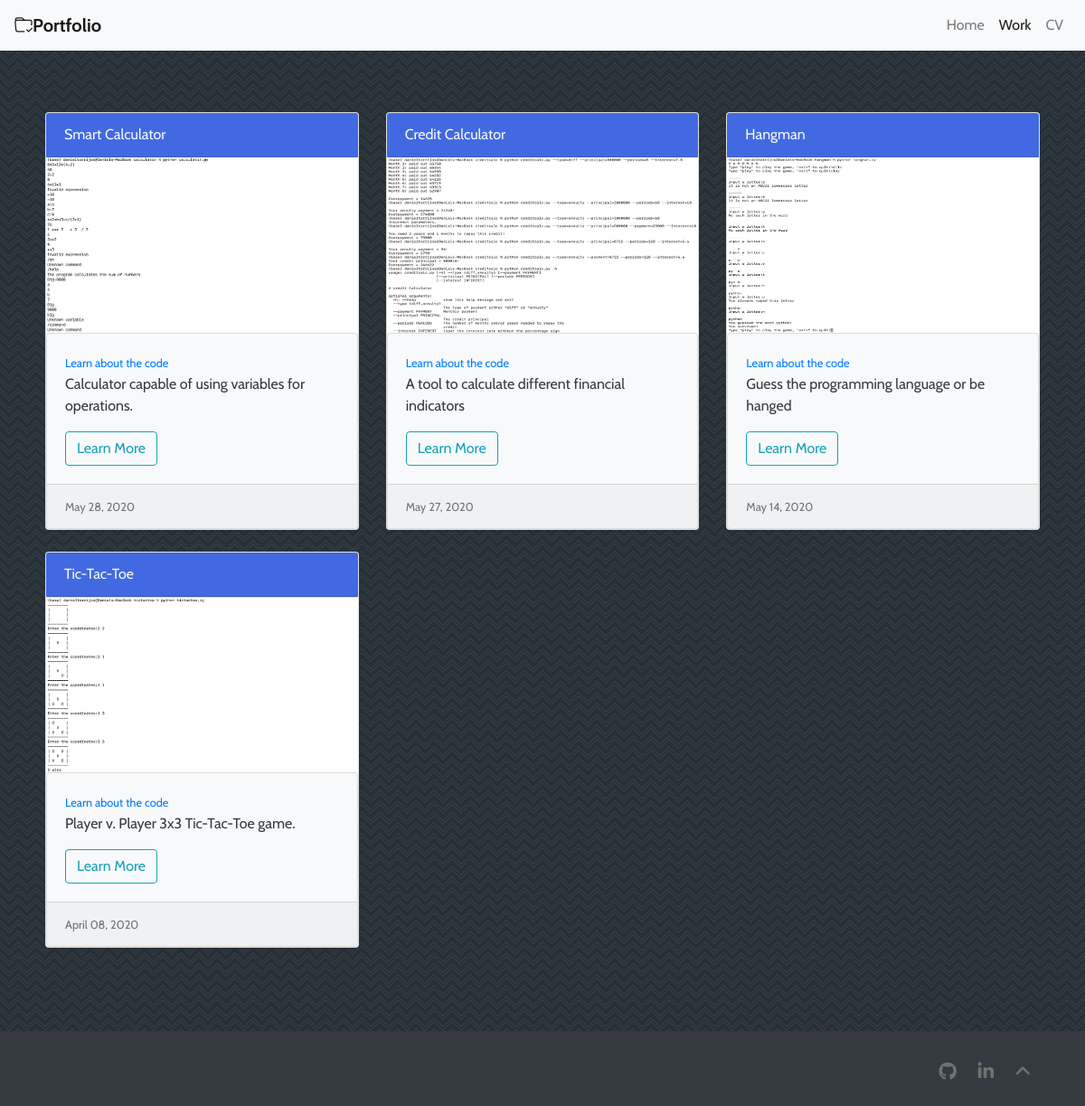
/portfolio/, run on an earlier commit of the app's database.
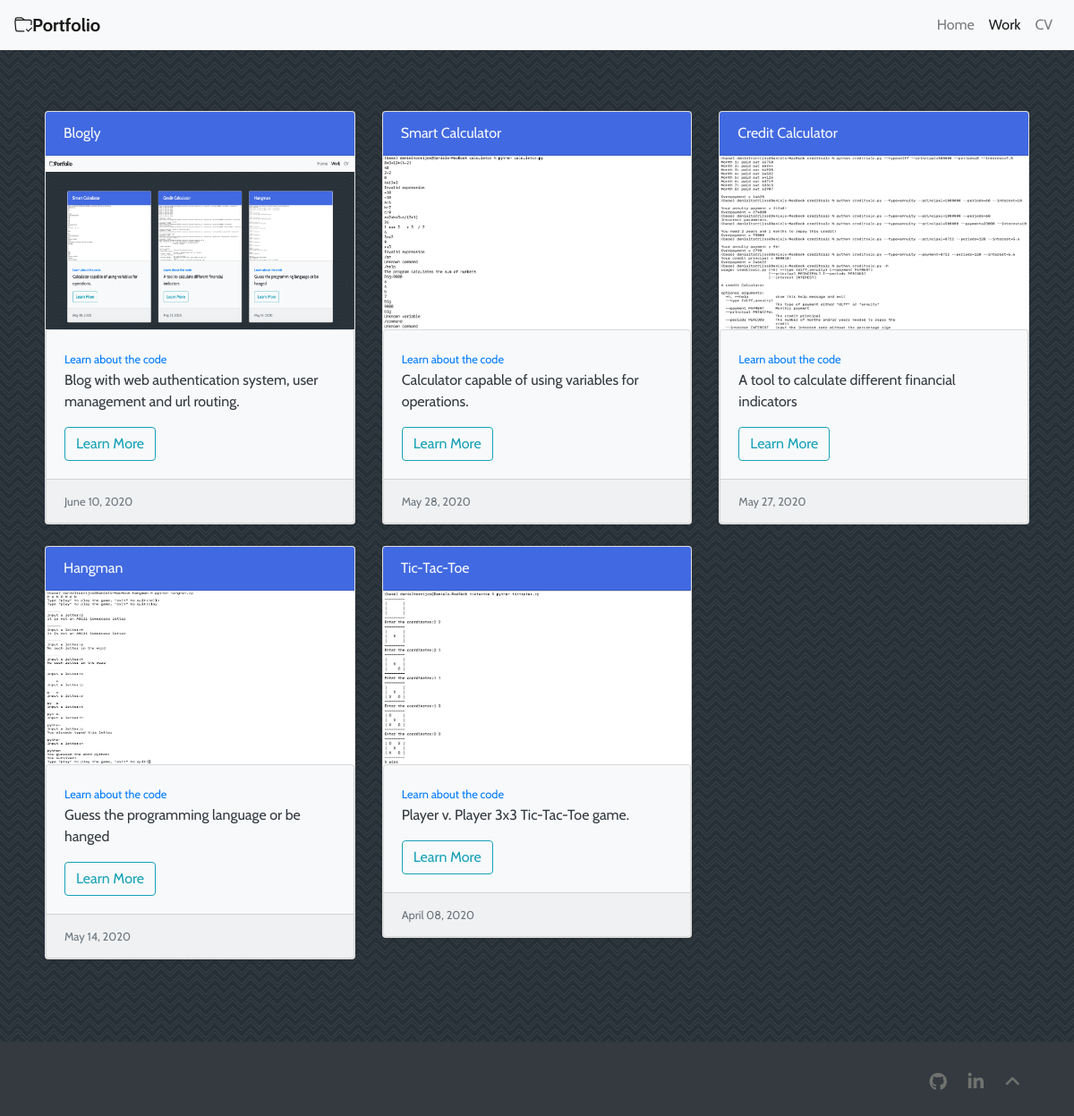
And on a later commit of the database.
### portafolio/models.py (models this page shows, shortened)
class Project(models.Model):
    title = models.CharField(max_length=100)
    summary = models.CharField(
        max_length=200, default="This project was very interesting but challenging"
    )
    description = models.TextField()
    link = models.URLField(max_length=128, default="http://github.io")
    date_posted = models.DateTimeField(default=timezone.now)
    image = models.ImageField(upload_to="images/", default="/zelda.jpg")

### portafolio/views.py (the view)
# urls.py: path("portfolio/", ProjectListView.as_view(), name="portafolio-work"),
class ProjectListView(ListView):
    model = Project
    template_name = "portafolio/home.html"
    context_object_name = "portafolios"
    ordering = "-date_posted"

### portafolio/templates/portafolio/home.html (shortened to what this page needs)
{%extends 'portafolio/base.html'%}
{% load static %}
{% block styles %}
<link rel="stylesheet" href="{% static 'css/main.css' %}">
{% endblock %}
{%block navbar%}
<nav class="navbar navbar-expand-lg navbar-light bg-light">
  <a href="{% url 'portafolio-home' %}" class="navbar-brand d-flex align-items-center">
    <strong>Portfolio</strong>
  </a>
  <div class="collapse navbar-collapse" id="navbarToggler">
    <ul class="navbar-nav ml-auto mt-2 mt-lg-0">
      <li class="nav-item">
        <a class="nav-link" href="/">Home</a>
      </li>
      <li class="nav-item active">
        <a class="nav-link" href="#">Work</a>
      </li>
      <li class="nav-item">
        <a class="nav-item nav-link" href="{% url 'portafolio-cv' %}">CV</a>
      </li>
    </ul>
  </div>
</nav>
{%endblock navbar%}
{%block content%}
<div class="album py-5">
  <div class="container">
    <div class="row">
      {%for portafolio in portafolios%}
      <div class="col-md-4">
        <div class="card mb-4 shadow-sm">
          <div class="card-header card-text text-light">
            {{portafolio.title}}
          </div>
          <div class="embed-responsive embed-responsive-16by9">
            <img class="card-img-top embed-responsive-item" src="{{portafolio.image.url}}">
          </div>
          <div class="card text-dark bg-light">
            <div class="card-body">
              <small><a target="blank" href="{{portafolio.link}}">Learn about the code</a></small>
              <p class="card-text">{{portafolio.summary}}</p>
              <div class="d-flex justify-content-between align-items-center">
                <div class="btn-group">
                  <a class="btn btn-outline-info" href="{% url 'project-detail' portafolio.id %}" role="button">Learn
                    More</a>
                </div>
              </div>
            </div>
            <div class="card-footer">
              <small class="text-muted">{{portafolio.date_posted|date:"F d, Y"}}</small>
            </div>
          </div>
        </div>
      </div>
      {%endfor%}
    </div>
  </div>
</div>
{%endblock content%}

### portafolio/templates/portafolio/base.html (shortened to what this page needs)
    {% load static %}
    <!doctype html>
    <html lang="en">
    <head>
        <link rel="stylesheet" href="https://stackpath.bootstrapcdn.com/bootstrap/4.3.1/css/bootstrap.min.css"
>
        {% block styles %}{% endblock %}
    </head>
    <body>
        <header>
            {%block navbar%}{%endblock navbar%}
        </header>
        <main role="main">
            {%block content%}{%endblock content%}
        </main>
        <footer class="footer">
            <div class="container text-right">
                <a href="https://github.com/T0rr1" target="_blank"><i class="fa fa-github"></i></a>
                <a href="https://linkedin.com/in/daniel-torrijos" target="_blank"><i class="fa fa-linkedin"></i></a>
                <a class="wrapper" href="#"><i class="fa fa-angle-up fa-md"></i></a>
            </div>
        </footer>
    </body>
    </html>

### portafolio/static/css/main.css (style rules this page uses)
body { margin: 0 0 100px; background-color: #343a40; color: #ecf0f1; font-family: 'Cabin', sans-serif; font-size: 100%; }
[role=main] { background-color: #273037; }
html { position: relative; min-height: 100%; font-family: 'Cabin', sans-serif; }
footer { position: absolute; left: 0; bottom: 0; height: 100px; width: 100%; }
.card-header { background-color: royalblue; }
.nav-link { display: inline; }
.footer { padding: 10px 0; }
.footer a { color: #70726F; font-size: 20px; padding: 10px; transition: all .5s ease; }
.container { margin: 0 auto; padding: 20px; }

What changed in the data, as far as the page shows it:
added Project: title "Blogly", image (picture), summary "Blog with web authentication system, user management and url routing.", date_posted "June 10, 2020"
